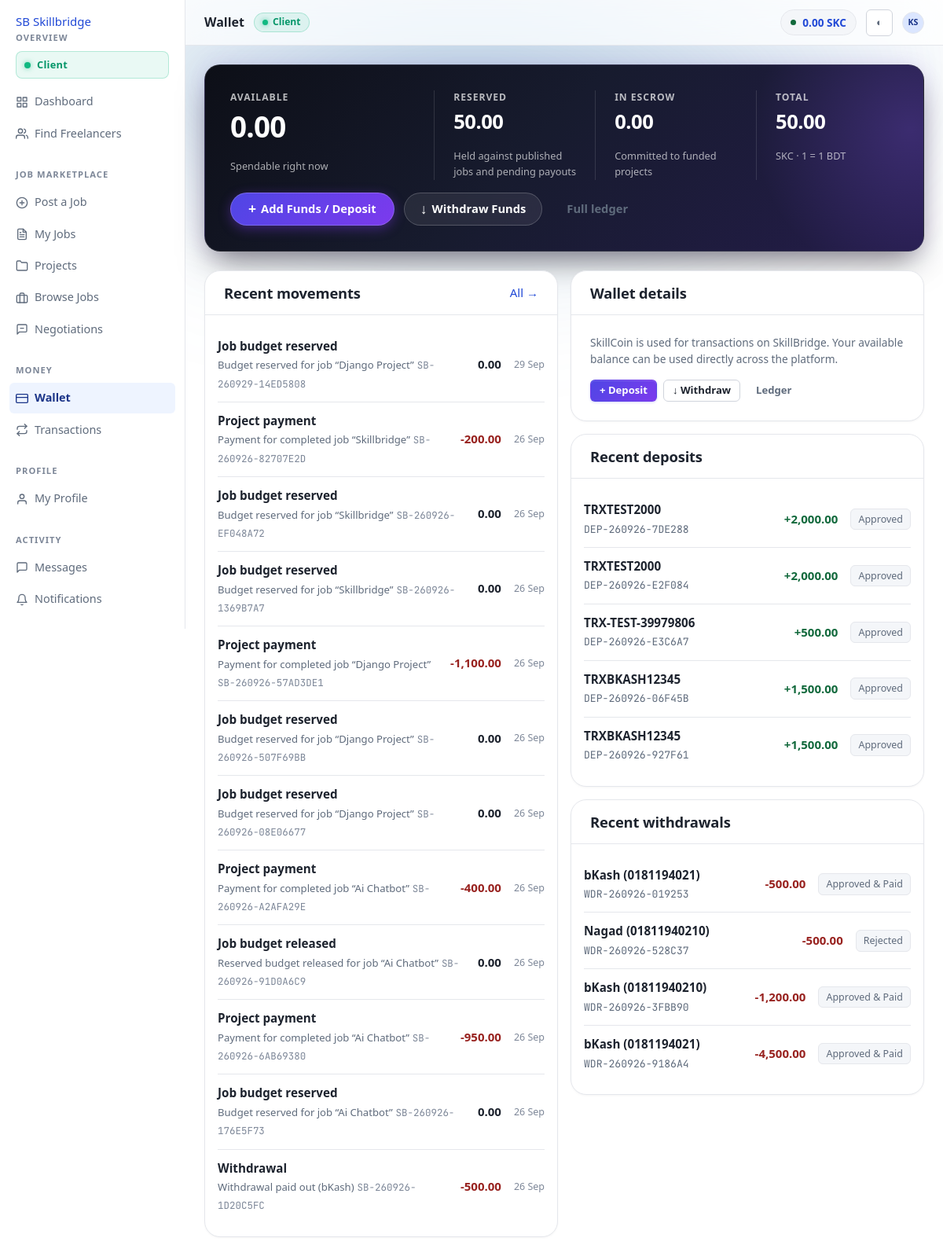
The app's page /wallet/ (signed in), older data.
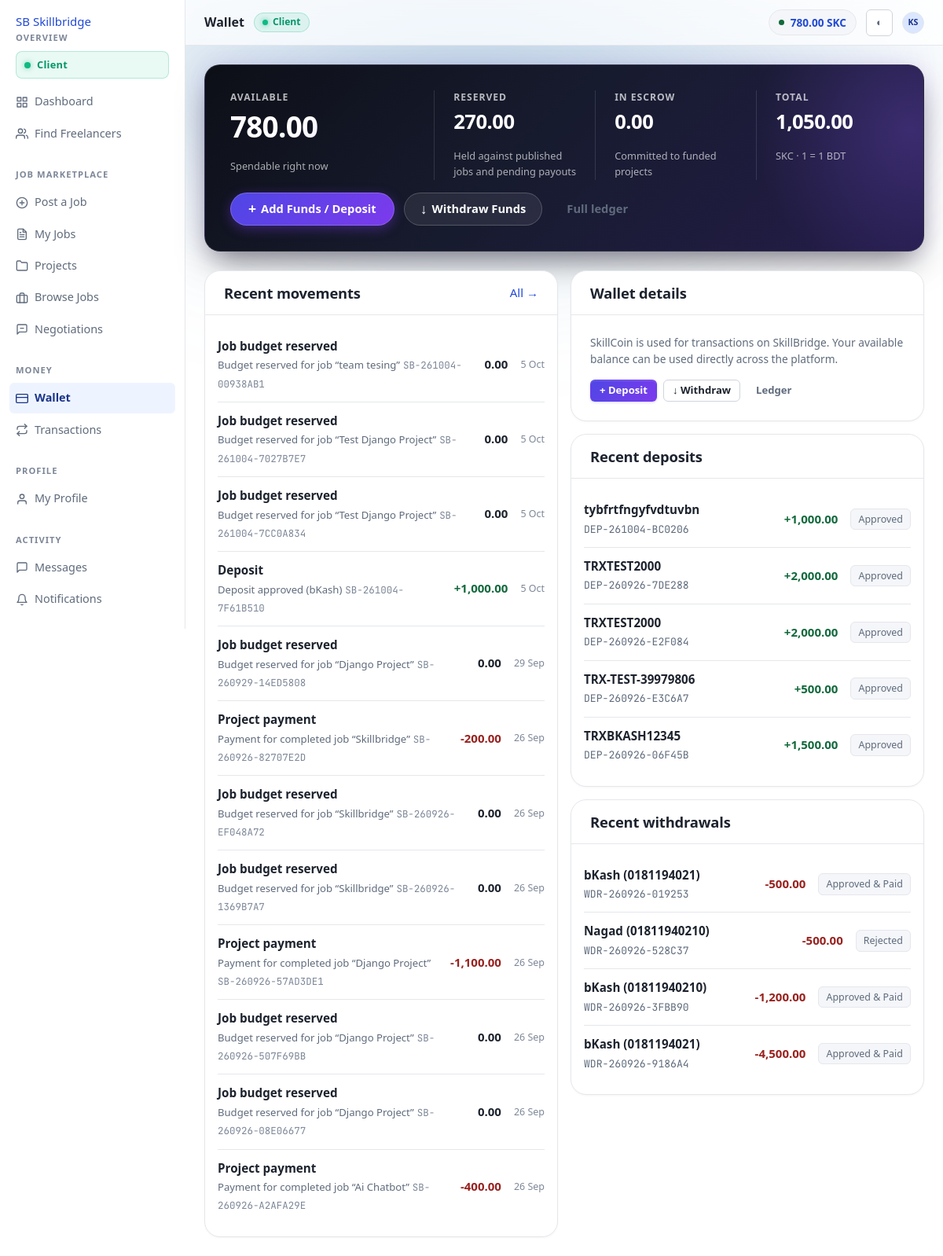
The same page, newer data.
### apps/wallets/models.py (models this page shows, shortened)
class Wallet(TimeStampedModel):
    user = models.OneToOneField(settings.AUTH_USER_MODEL, on_delete=models.PROTECT, related_name='wallet')
    available_balance = MoneyField(help_text='Spendable SkillCoin.')
    reserved_balance = MoneyField(help_text='Locked for published job budgets or a pending withdrawal.')
    escrow_balance = MoneyField(help_text='Committed to funded projects.')
    lifetime_deposited = MoneyField()
    lifetime_withdrawn = MoneyField()
    lifetime_earned = MoneyField()
    lifetime_spent = MoneyField()
    is_frozen = models.BooleanField(default=False, help_text='Admin freeze — blocks every outgoing movement.')
    frozen_reason = models.CharField(max_length=300, blank=True)
    version = models.PositiveBigIntegerField(default=0, help_text='Incremented on every mutation; detects lost updates.')
    class Meta:
        constraints = [models.CheckConstraint(check=models.Q(available_balance__gte=ZERO), name='wallet_available_non_negative'), models.CheckConstraint(check=models.Q(reserved_balance__gte=ZERO), name='wallet_reserved_non_negative'), models.CheckConstraint(check=models.Q(escrow_balance__gte=ZERO), name='wallet_escrow_non_negative')]
    @property
    def total(self):
        return self.available_balance + self.reserved_balance + self.escrow_balance

class WalletTransaction(BaseModel):
    class Type(models.TextChoices):
        DEPOSIT = ('DEPOSIT', 'Deposit')
        BUDGET_RESERVATION = ('BUDGET_RESERVATION', 'Job budget reserved')
        BUDGET_RELEASE = ('BUDGET_RELEASE', 'Job budget released')
        ESCROW_HOLD = ('ESCROW_HOLD', 'Escrow hold')
        ESCROW_RELEASE = ('ESCROW_RELEASE', 'Escrow released')
        PROJECT_PAYMENT = ('PROJECT_PAYMENT', 'Project payment')
        REFUND = ('REFUND', 'Refund')
        WITHDRAWAL = ('WITHDRAWAL', 'Withdrawal')
        WITHDRAWAL_REVERSAL = ('WITHDRAWAL_REVERSAL', 'Withdrawal reversal')
        ADJUSTMENT = ('ADJUSTMENT', 'Administrative adjustment')
    class Status(models.TextChoices):
        PENDING = ('PENDING', 'Pending')
        COMPLETED = ('COMPLETED', 'Completed')
        FAILED = ('FAILED', 'Failed')
        REVERSED = ('REVERSED', 'Reversed')
    class Bucket(models.TextChoices):
        AVAILABLE = ('AVAILABLE', 'Available')
        RESERVED = ('RESERVED', 'Reserved')
        ESCROW = ('ESCROW', 'Escrow')
        EXTERNAL = ('EXTERNAL', 'External')
    internal_transaction_id = models.CharField(max_length=32, unique=True, default=_internal_txn_id, editable=False, db_index=True)
    wallet = models.ForeignKey(Wallet, on_delete=models.PROTECT, related_name='transactions')
    user = models.ForeignKey(settings.AUTH_USER_MODEL, on_delete=models.PROTECT, related_name='wallet_transactions')
    transaction_type = models.CharField(max_length=22, choices=Type.choices, db_index=True)
    status = models.CharField(max_length=10, choices=Status.choices, default=Status.COMPLETED, db_index=True)
    amount = MoneyField(help_text='Always positive; direction is implied by from/to bucket.')
    delta = SignedMoneyField(help_text='Signed effect on the wallet total (0 for internal bucket moves).')
    from_bucket = models.CharField(max_length=10, choices=Bucket.choices)
    to_bucket = models.CharField(max_length=10, choices=Bucket.choices)
    balance_before = MoneyField(help_text='Wallet total before this row.')
    balance_after = MoneyField(help_text='Wallet total after this row.')
    available_after = MoneyField()
    reserved_after = MoneyField()
    escrow_after = MoneyField()
    job_id = models.PositiveIntegerField(null=True, blank=True)
    project_id = models.PositiveIntegerField(null=True, blank=True)
    task_id = models.PositiveIntegerField(null=True, blank=True)
    counterparty = models.ForeignKey(settings.AUTH_USER_MODEL, on_delete=models.SET_NULL, null=True, blank=True, related_name='counterparty_transactions')
    related_transaction = models.ForeignKey('self', on_delete=models.SET_NULL, null=True, blank=True, related_name='linked')
    actor = models.ForeignKey(settings.AUTH_USER_MODEL, on_delete=models.SET_NULL, null=True, blank=True, related_name='actioned_transactions', help_text='Admin or user who triggered this row; null for scheduled jobs.')
    description = models.CharField(max_length=300, blank=True)
    metadata = models.JSONField(default=dict, blank=True)
    class Meta:
        ordering = ('-created_at', '-id')
        indexes = [models.Index(fields=['user', '-created_at']), models.Index(fields=['transaction_type', '-created_at']), models.Index(fields=['project_id', '-created_at']), models.Index(fields=['status', 'transaction_type']), models.Index(fields=['internal_transaction_id'])]
        constraints = [models.CheckConstraint(check=models.Q(amount__gt=ZERO), name='ledger_amount_positive')]
    @property
    def direction(self) -> str:
        if self.delta > ZERO:
            return 'in'
        if self.delta < ZERO:
            return 'out'
        return 'internal'

class Deposit(BaseModel):
    class Method(models.TextChoices):
        BKASH = ('BKASH', 'bKash')
        NAGAD = ('NAGAD', 'Nagad')
        BANK = ('BANK', 'Bank Transfer')
        TEST = ('TEST', 'Instant Sandbox / Test Deposit')
    class Status(models.TextChoices):
        PENDING = ('PENDING', 'Pending Verification')
        APPROVED = ('APPROVED', 'Approved')
        REJECTED = ('REJECTED', 'Rejected')
    reference_id = models.CharField(max_length=32, unique=True, default=_deposit_ref, editable=False, db_index=True)
    user = models.ForeignKey(settings.AUTH_USER_MODEL, on_delete=models.PROTECT, related_name='deposits')
    amount = MoneyField(help_text='Amount in BDT / SkillCoin.')
    payment_method = models.CharField(max_length=10, choices=Method.choices, default=Method.BKASH)
    sender_number = models.CharField(max_length=30, blank=True, help_text='Mobile or account number used to send money.')
    transaction_id = models.CharField(max_length=100, blank=True, help_text="Provider's transaction ID (e.g. bKash TrxID).")
    status = models.CharField(max_length=12, choices=Status.choices, default=Status.PENDING, db_index=True)
    admin_note = models.CharField(max_length=300, blank=True)
    reviewed_by = models.ForeignKey(settings.AUTH_USER_MODEL, on_delete=models.SET_NULL, null=True, blank=True, related_name='reviewed_deposits')
    approved_at = models.DateTimeField(null=True, blank=True)
    class Meta:
        ordering = ('-created_at',)
        indexes = [models.Index(fields=['user', '-created_at']), models.Index(fields=['status', '-created_at'])]

class Withdrawal(BaseModel):
    class Method(models.TextChoices):
        BKASH = ('BKASH', 'bKash')
        NAGAD = ('NAGAD', 'Nagad')
        BANK = ('BANK', 'Bank Transfer')
    class Status(models.TextChoices):
        PENDING = ('PENDING', 'Pending Verification')
        APPROVED = ('APPROVED', 'Approved & Paid')
        REJECTED = ('REJECTED', 'Rejected')
    reference_id = models.CharField(max_length=32, unique=True, default=_withdrawal_ref, editable=False, db_index=True)
    user = models.ForeignKey(settings.AUTH_USER_MODEL, on_delete=models.PROTECT, related_name='withdrawals')
    amount = MoneyField(help_text='Amount in SkillCoin / BDT.')
    payment_method = models.CharField(max_length=10, choices=Method.choices, default=Method.BKASH)
    account_number = models.CharField(max_length=50, help_text='Mobile banking number or Bank account details.')
    account_name = models.CharField(max_length=100, blank=True, help_text='Account holder name.')
    external_transaction_id = models.CharField(max_length=100, blank=True, help_text='Transaction ID / reference from provider.')
    status = models.CharField(max_length=12, choices=Status.choices, default=Status.PENDING, db_index=True)
    admin_note = models.CharField(max_length=300, blank=True)
    reviewed_by = models.ForeignKey(settings.AUTH_USER_MODEL, on_delete=models.SET_NULL, null=True, blank=True, related_name='reviewed_withdrawals')
    processed_at = models.DateTimeField(null=True, blank=True)
    class Meta:
        ordering = ('-created_at',)
        indexes = [models.Index(fields=['user', '-created_at']), models.Index(fields=['status', '-created_at'])]
    def get_payment_method_display(self) -> str:
        return dict(self.Method.choices).get(self.payment_method, self.payment_method)

### apps/wallets/views.py (the view)
# urls.py: urlpatterns = [path('', views.wallet, name='wallet'), path('deposit/', views.deposit_view, name='deposit'), path('withdraw/', views.withdraw_view, name='withdraw'), path('transactions/', views.transac
@verified_required
def wallet(request):
    user = request.user
    return render(request, 'wallets/wallet.html', {'info': wallet_summary(user), 'recent': transactions_for(user)[:12], 'deposits': deposits_for(user)[:5], 'withdrawals': withdrawals_for(user)[:5], 'earnings': earnings_breakdown(user) if user.is_freelancer else None, 'nav': 'wallet', 'page_title': 'Wallet'})

### apps/accounts/models.py (called while the page is built)
    @property
    def full_name(self) -> str:
        name = f'{self.first_name} {self.last_name}'.strip()
        return name or self.username

    @property
    def initials(self) -> str:
        parts = [p for p in (self.first_name, self.last_name) if p]
        if parts:
            return ''.join((p[0] for p in parts[:2])).upper()
        return self.username[:2].upper()

    @property
    def is_client(self) -> bool:
        return self.role == Role.CLIENT

    @property
    def is_freelancer(self) -> bool:
        return self.role == Role.FREELANCER

    @property
    def is_platform_admin(self) -> bool:
        return self.role == Role.ADMIN or self.is_superuser

    @property
    def is_usable(self) -> bool:
        if not self.is_active or self.status in {self.Status.BANNED, self.Status.CLOSED}:
            return False
        if self.status == self.Status.SUSPENDED:
            if self.suspended_until and self.suspended_until <= timezone.now():
                return True
            return False
        return True

### apps/core/money.py (called while the page is built)
def fmt_coin(value) -> str:
    return f'{to_coin(value):,.2f}'

### apps/wallets/templates/wallets/wallet.html (shortened to what the changed rows need)
{% extends "layouts/dashboard.html" %}
{% load static %}
{% block page_heading %}Wallet{% endblock %}
{% block page_css %}<link rel="stylesheet" href="{% static 'wallets/css/wallet.css' %}?v=4.0">{% endblock %}
{% block content %}
<div class="wallet-hero card">
  <div class="card__body">
    <div class="wallet-buckets">
      <div class="bucket bucket--available">
        <p class="stat__label">Available</p>
        <p class="coin coin--xl">{{ info.available|coin }}</p>
        <p class="tiny muted">Spendable right now</p>
      </div>
      <div class="bucket">
        <p class="stat__label">Reserved</p>
        <p class="coin coin--lg">{{ info.reserved|coin }}</p>
        <p class="tiny muted">Held against published jobs and pending payouts</p>
      </div>
      <div class="bucket">
        <p class="stat__label">In escrow</p>
        <p class="coin coin--lg">{{ info.escrow|coin }}</p>
        <p class="tiny muted">Committed to funded projects</p>
      </div>
      <div class="bucket bucket--total">
        <p class="stat__label">Total</p>
        <p class="coin coin--lg">{{ info.total|coin }}</p>
        <p class="tiny muted">{{ SKILLCOIN.CODE }} · 1 = 1 BDT</p>
      </div>
    </div>
  </div>
</div>
<div class="grid grid--2" style="margin-top:var(--gap-5)">
  <section class="card">
    <div class="card__head">
      <h2>Recent movements</h2>
    </div>
    <div class="card__body card__body--tight">
      {% for t in recent %}
        <div class="list-row" style="padding-inline:0">
          <div class="list-row__main">
            <span class="list-row__title">{{ t.get_transaction_type_display }}</span>
            <span class="list-row__meta">{{ t.description|default:"—" }}</span>
            <span class="tiny faint mono">{{ t.internal_transaction_id }}</span>
          </div>
          <span class="coin {% if t.delta > 0 %}coin--in{% elif t.delta < 0 %}coin--out{% endif %}">
            {% if t.delta > 0 %}+{% endif %}{{ t.delta|coin }}
          </span>
          <span class="tiny faint nowrap">{{ t.created_at|date:"j M" }}</span>
        </div>
      {% empty %}
        <div class="empty"><p>No movements yet.</p></div>
      {% endfor %}
    </div>
  </section>
  <div class="stack">
    <section class="card">
      <div class="card__head">
        <h2>Wallet details</h2>
      </div>
    </section>
    {% if deposits %}
      <section class="card">
        <div class="card__head"><h2>Recent deposits</h2></div>
        <div class="card__body card__body--tight">
          {% for dep in deposits %}
            <div class="list-row" style="padding-inline:0">
              <div class="list-row__main">
                <span class="list-row__title">{{ dep.transaction_id|default:"Added Funds" }}</span>
                <span class="list-row__meta mono tiny">{{ dep.reference_id }}</span>
              </div>
              <span class="coin coin--in">+{{ dep.amount|coin }}</span>
              <span class="tag {% if dep.status == 'APPROVED' %}tag--ok{% elif dep.status == 'PENDING' %}tag--warn{% else %}tag--danger{% endif %} tiny">
                {{ dep.get_status_display }}
              </span>
            </div>
          {% endfor %}
        </div>
      </section>
    {% endif %}
    {% if withdrawals %}
      <section class="card">
        <div class="card__head"><h2>Recent withdrawals</h2></div>
        <div class="card__body card__body--tight">
          {% for wdr in withdrawals %}
            <div class="list-row" style="padding-inline:0">
              <div class="list-row__main">
                <span class="list-row__title">{{ wdr.get_payment_method_display }} ({{ wdr.account_number }})</span>
                <span class="list-row__meta mono tiny">{{ wdr.reference_id }}</span>
              </div>
              <span class="coin coin--out">-{{ wdr.amount|coin }}</span>
              <span class="tag {% if wdr.status == 'APPROVED' %}tag--ok{% elif wdr.status == 'PENDING' %}tag--warn{% else %}tag--danger{% endif %} tiny">
                {{ wdr.get_status_display }}
              </span>
            </div>
          {% endfor %}
        </div>
      </section>
    {% endif %}
  </div>
</div>
{% endblock %}

### templates/layouts/dashboard.html (shortened to what this page needs)
{% extends "base.html" %}
{% load static %}
{% block shell_css %}<link rel="stylesheet" href="{% static 'css/dashboard.css' %}?v=4.0">{% endblock %}
{% block chrome %}
<div class="app">
  <aside class="app-side">
    <a class="brand" href="{% url 'home' %}">
      <span class="brand__mark" aria-hidden="true">SB</span> Skillbridge
    </a>
    {% include "components/sidebar.html" %}
  </aside>
  <div class="app-main">
    <header class="app-top">
      <span class="app-top__title">{% block page_heading %}{% endblock %}</span>
      {% if user.is_freelancer %}
        <span class="top-role-badge top-role-badge--freelancer"><span class="role-pulse-dot"></span> Freelancer</span>
      {% elif user.is_client %}
        <span class="top-role-badge top-role-badge--client"><span class="role-pulse-dot"></span> Client</span>
      {% endif %}
      {% if wallet %}
        <a class="wallet-chip hide-sm" href="{% url 'wallets:wallet' %}" title="Available balance">
          <span class="wallet-chip__dot" aria-hidden="true"></span>
          {{ wallet.available_balance|coin }} {{ SKILLCOIN.CODE }}
        </a>
      {% endif %}
      <button class="icon-btn" type="button" data-theme-toggle aria-label="Switch colour theme">◐</button>
      <a class="avatar avatar--sm" href="{% url 'accounts:settings' %}" title="{{ user.full_name }}">
        {% if user.avatar %}<img src="{{ user.avatar.url }}" alt="">{% else %}{{ user.initials }}{% endif %}
      </a>
    </header>
    <main id="main" class="app-body{% block body_class %}{% endblock %}">
      {% block content %}{% endblock %}
    </main>
  </div>
</div>
{% endblock %}

Row changes from the older to the newer data that the page shows:
no longer on this page (row unchanged): WalletTransaction: transaction_type "Job budget released", description "Reserved budget released for job “Ai Chatbot”", internal_transaction_id "SB-260926-91D0A6C9", delta|coin "0.00", created_at "26 Sep"
no longer on this page (row unchanged): WalletTransaction: transaction_type "Project payment", description "Payment for completed job “Ai Chatbot”", internal_transaction_id "SB-260926-6AB69380", delta|coin "-950.00", created_at "26 Sep"
no longer on this page (row unchanged): WalletTransaction: transaction_type "Job budget reserved", description "Budget reserved for job “Ai Chatbot”", internal_transaction_id "SB-260926-176E5F73", delta|coin "0.00", created_at "26 Sep"
no longer on this page (row unchanged): WalletTransaction: transaction_type "Withdrawal", description "Withdrawal paid out (bKash)", internal_transaction_id "SB-260926-1D20C5FC", delta|coin "-500.00", created_at "26 Sep"
no longer on this page (row unchanged): Deposit: transaction_id "TRXBKASH12345", reference_id "DEP-260926-927F61", amount|coin "1,500.00", status "Approved"
changed Wallet: available_balance|coin "0.00" → "780.00"; available|coin "0.00" → "780.00"; reserved|coin "50.00" → "270.00"
added WalletTransaction: transaction_type "Job budget reserved", description "Budget reserved for job “team tesing”", internal_transaction_id "SB-261004-00938AB1", delta|coin "0.00", created_at "5 Oct"
added WalletTransaction: transaction_type "Job budget reserved", description "Budget reserved for job “Test Django Project”", internal_transaction_id "SB-261004-7027B7E7", delta|coin "0.00", created_at "5 Oct"
added WalletTransaction: transaction_type "Job budget reserved", description "Budget reserved for job “Test Django Project”", internal_transaction_id "SB-261004-7CC0A834", delta|coin "0.00", created_at "5 Oct"
added WalletTransaction: transaction_type "Deposit", description "Deposit approved (bKash)", internal_transaction_id "SB-261004-7F61B510", delta|coin "1,000.00", created_at "5 Oct"
added Deposit: transaction_id "tybfrtfngyfvdtuvbn", reference_id "DEP-261004-BC0206", amount|coin "1,000.00", status "Approved"
Text that changed along with them:
{{ info.total|coin }}: "50.00" → "1,050.00"
